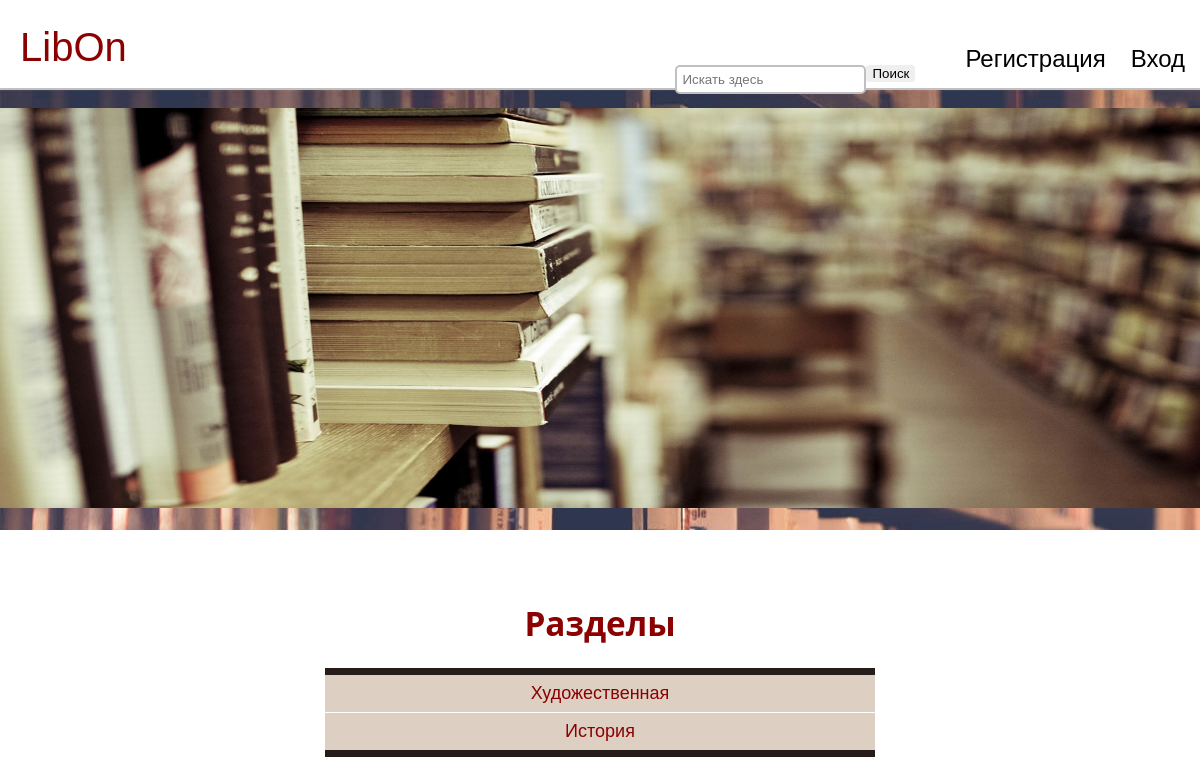
Before: /main_page with the older database file.
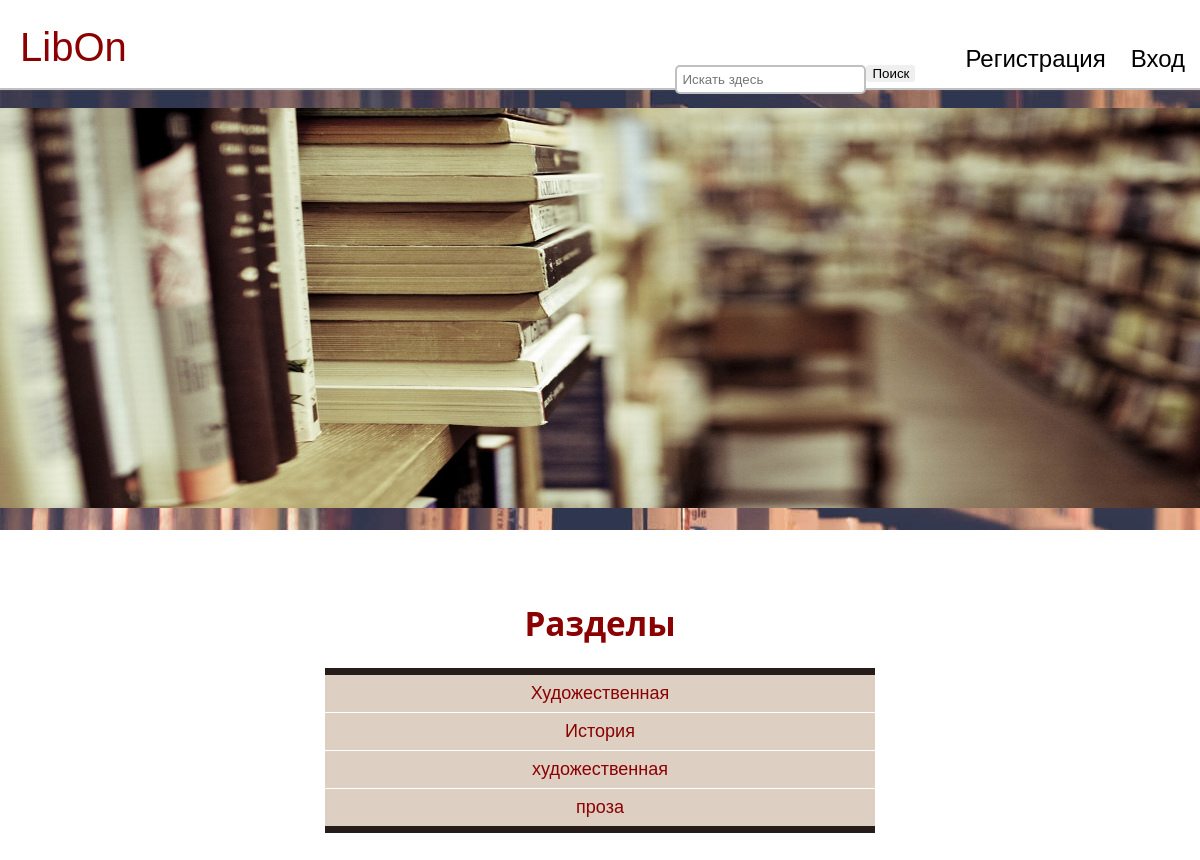
After: the same page with the newer database file.
### tables this page shows
CREATE TABLE RUBRIC (
RUBRIC_ID integer primary key autoincrement,
RUBRIC_NAME varchar(50) NOT NULL);

### main.py (the view)
@app.route('/')
@app.route('/main_page')
def main_page():
    session.clear()
    session['page'] = "Главная страница"
    global current_user, b
    if current_user is None:
        b = False
    else:
        b = True
    connect = sqlite3.connect(app.config['DATABASE'])
    cursor = connect.cursor()
    check = cursor.execute("""select RUBRIC_NAME from RUBRIC;""").fetchall()
    return render_template('main.html', b=b, type=user_type, rubric=check)

### templates/main.html (shortened to what this page needs)
<!DOCTYPE html>
<html>
<head>
<link rel="stylesheet" href="{{ url_for('static', filename='css/style.css') }}">
</head>
<body>
<div class="header">
	<div class="container">
		<div class="logo">
			<a href="{{ url_for('main_page') }}" title="На главную"> LibOn </a>
		</div>
		{% if b == False%}
			<ul class="menu">
			<li class="item"><a href="{{ url_for('registration') }}">Регистрация</a></li>
			<li class="item"><a href="{{ url_for('log_in') }}"> Вход </a></li>
			</ul>
		{%endif%}
		<ul class="menu">
		<div class="menu">
		<form action="{{ url_for('search') }}" method='post'>
			<li class="item"><input type="text" class="field" name='Поиск' placeholder="Искать здесь"> </li>
			<li class="item"><button type="submit">Поиск</button></li>
		</form>
		</div>
		</ul>
	</div>
</div>
<div class="big-image">
	<p><img src="{{ url_for('static', filename = 'img/bg2.jpg')}}" alt="Баннер"></p>
</div>
<div class="content">
  <div class="tb">
    <h1> Разделы </h1>
    		<table align="center" width="50%" cellpadding="5">
    			{% for elem in rubric%}
				{% for item in elem%}
				<tr><td><a href="{{ url_for('rubric') }}?val={{item}}" >{{item}}</a></td></tr>
				{%endfor%}
				{%endfor%}
  			</table>
        </div>
</div>
</body>
</html>

### static/css/style.css (style rules this page uses)
body { margin: 0; font-family: arial, sans-serif; margin-top: 90px; font-size:10pt; }
h1 { margin-top: 20px; text-align: center; font-size: 2.5em; font-family: "Segoe UI", sans-serif; color: #8B0000; }
.header { background-color: rgba(255, 255, 255, 0.7); height: 90px; position: fixed; width: 100%; top: 0; border-bottom: 2px solid silver; width: 100%; }
.logo { margin-top: 25px; margin-left: 20px; float: left; width: 100px; font-size: 3em; font-family: Comic Sans MS, sans-serif; color: #8B0000; }
a { color: #8B0000; text-decoration: none; transition: all.6s ease; -moz-transition: all.6s ease; }
.menu a { padding: 5px 10px; border-radius: 5px; margin-right: 5px; color: #000000; }
input[type=text].field { border-radius: 5px; border: 2px solid silver; padding: 5px; margin-left: 20px; outline: none; }
.big-image { padding: 5px 0; text-align: center; background: url("img/bg1.jpg"); color: white; }
.big-image img { height: 400px; width: 100%; }
.container { width: 100%; margin: 0 auto; }
.menu { list-style: none; margin-top: 20px; float: right; }
.menu .item { float: left; position: relative; top: 25px; }
.menu .item > a { text-decoration: none; color: #000000; font-size: 24px; }
.content { padding: 50px; }
.content td { background: #decfc3; border-bottom: 1px solid #fff; color: #669; border-top: 1px solid transparent; padding: 8px; }
.content .tb table { width: 50%; font-size: 20px; }
.content .tb table { font-family: "Lucida Sans Unicode", "Lucida Grande", Sans-Serif; font-size: 18px; max-width: 50%; width: 50%; text-align: center; border-collapse: collapse; border-top: 7px solid #261d1a; border-bottom: 7px solid #261d1a; }
* { box-sizing: border-box; }
.d1 input, button { border: none; outline: none; border-radius: 3px; }
.tb td { background: #decfc3; color: #000; border-top: 1px solid transparent; padding: 8px; }

Changed rows visible on the page:
added RUBRIC: RUBRIC_NAME "художественная"
added RUBRIC: RUBRIC_NAME "проза"
